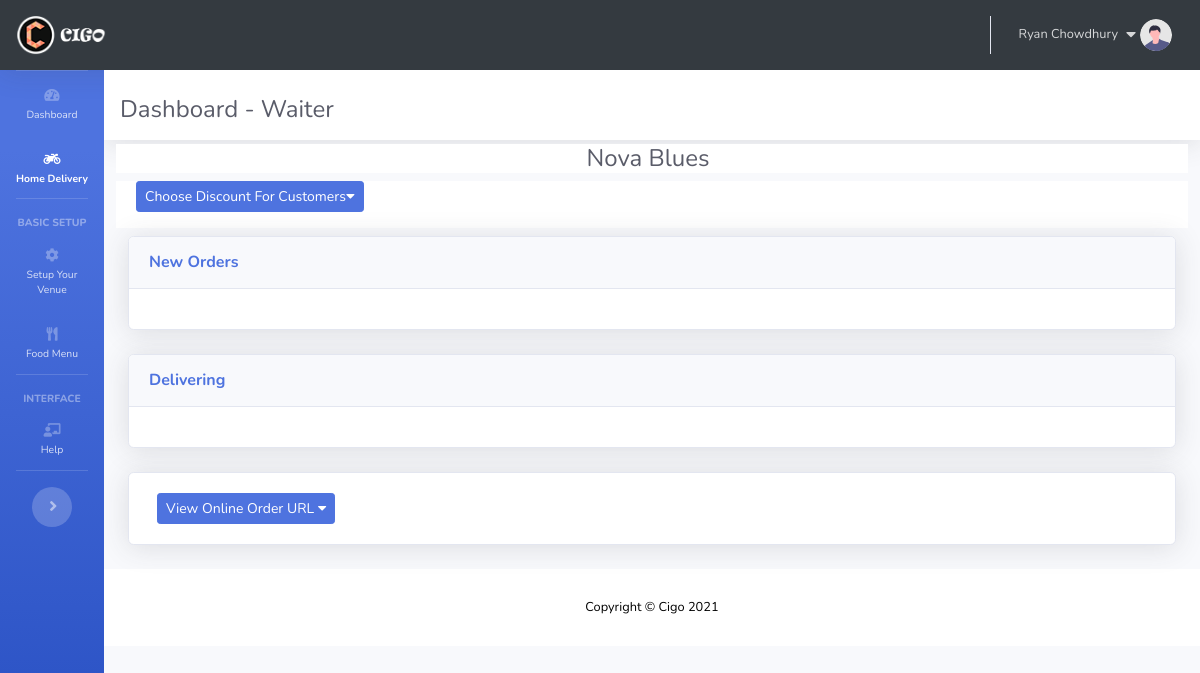
/deliverydashboard/ (signed in), run on an earlier commit of the app's database.
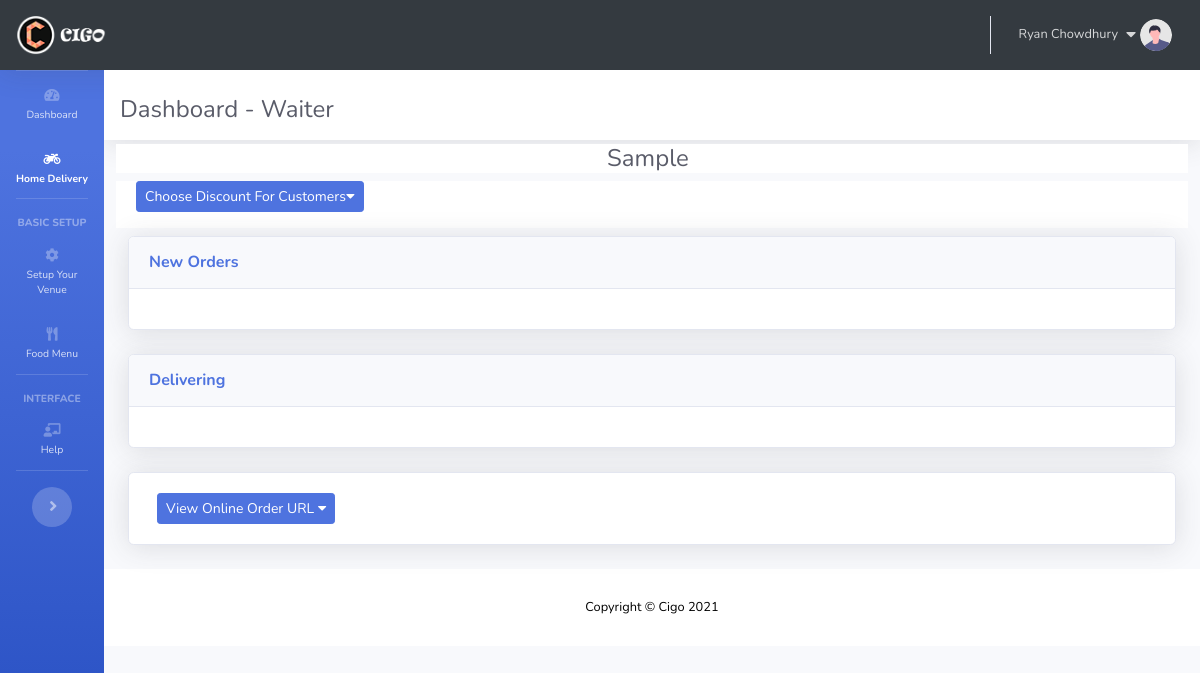
And on a later commit of the database.
### setup/models.py (models this page shows, shortened)
class Venue(models.Model):
	venueid = models.AutoField(primary_key=True)
	venuename = models.CharField(max_length=50)
	owner = models.ForeignKey(User, on_delete=models.CASCADE)
	notables = models.IntegerField(default=0)

### deliverydashboard/views.py (the view, shortened to what this page needs)
# urls.py: path('deliverydashboard/', include('deliverydashboard.urls')),
@login_required(login_url="/home/")
def deliverydashboard(request):
	if request.user.groups.exists():
		group = request.user.groups.all()[0].name
		if group == 'Owner':
			venue= Venue.objects.filter(owner=request.user)
			try:
				discountmodel = Discount.objects.get(restaurant=venue[0])
				discount = discountmodel.discount
			except:
				discount = 30
			params = {
			'restaurantname':venue[0].venuename,
			'discount':discount,
			'venueid':venue[0].venueid
			}
			return render(request,'app/deliverydashboard/deliverydashboard.html',params)

### dashboard/templatetags/auth_extras.py (called while the page is built)
@register.filter(name='has_group')
def has_group(user, group_name):
    group = Group.objects.get(name=group_name)
    return True if group in user.groups.all() else False

### templates/app/deliverydashboard/deliverydashboard.html (shortened to what this page needs)
{% extends "app/appbase.html" %}
{% load qr_code %}
{% load static %}
{% block homedelactive %}active{% endblock homedelactive %}
{% block pageheading %}
<h4 class="text-gray-800 mt-3 ">Dashboard - Waiter</h4>
{% endblock pageheading %}
{% block body %}
<div class="container-fluid">
    <div class="row">
        <div class="col-xl-12 col-md-12 mb-2 bg-white ">
            <center>
                <h4 class=" mb-0 text-gray-800 mr-2">{{restaurantname}}</h4>
            </center>
        </div>
    </div>
    <div class="row">
        <div class="col-xl-12 col-lg-12 col-md-12 mb-2 bg-white ">
            <button class="btn btn-primary mx-2 mb-3 btn-sm" type="button" data-toggle="collapse" data-target="#discount">
                Choose Discount For Customers<i class="fas fa-caret-down"></i>
            </button>
        </div>
    </div>
    <div class="row">
        <div class="col-xl-12 col-lg-12 col-md-12">
            <div class="card shadow mb-4">
                <div class="card-header py-3 d-flex flex-row align-items-center justify-content-between">
                    <h6 class="m-0 font-weight-bold text-primary">New Orders</h6>
                </div>
                <div class="card-body">
                </div>
            </div>
        </div>
        <div class="col-xl-12 col-lg-12 col-md-12">
            <div class="card shadow mb-4">
                <a name="revenue">
                    <div class="card-header py-3 d-flex flex-row align-items-center justify-content-between">
                        <h6 class="m-0 font-weight-bold text-primary">Delivering</h6>
                    </div>
                </a>
                <div class="card-body">
                </div>
            </div>
        </div>
        <div class="col-xl-12 col-lg-12 col-md-12">
            <div class="card shadow mb-4">
                <div class="card-body">
                    <button class="btn btn-primary mx-2 btn-sm" type="button" data-toggle="collapse" data-target="#url">
                        View Online Order URL <i class="fas fa-caret-down"></i>
                    </button>
                </div>
            </div>
        </div>
    </div>
</div>
{% endblock body %}

What changed in the data, as far as the page shows it:
removed Venue: venuename "Nova Blues"
added Venue: venuename "Sample"
